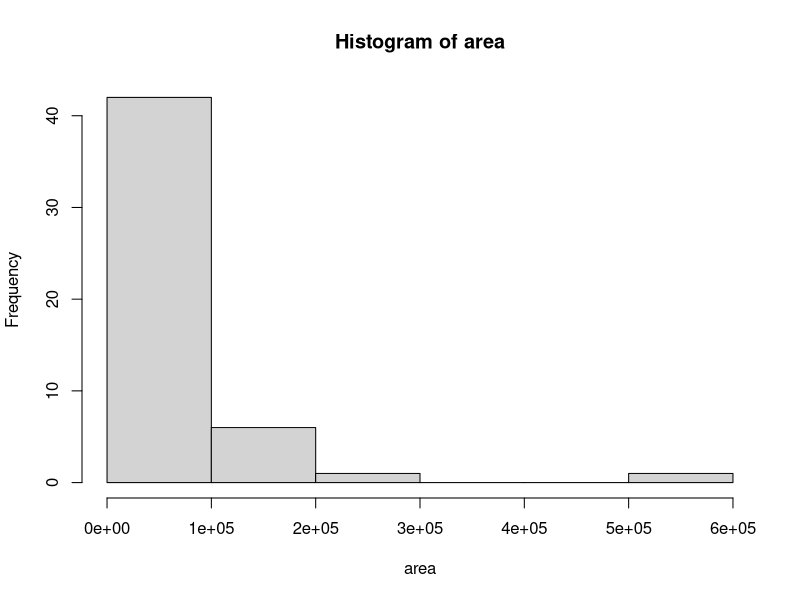
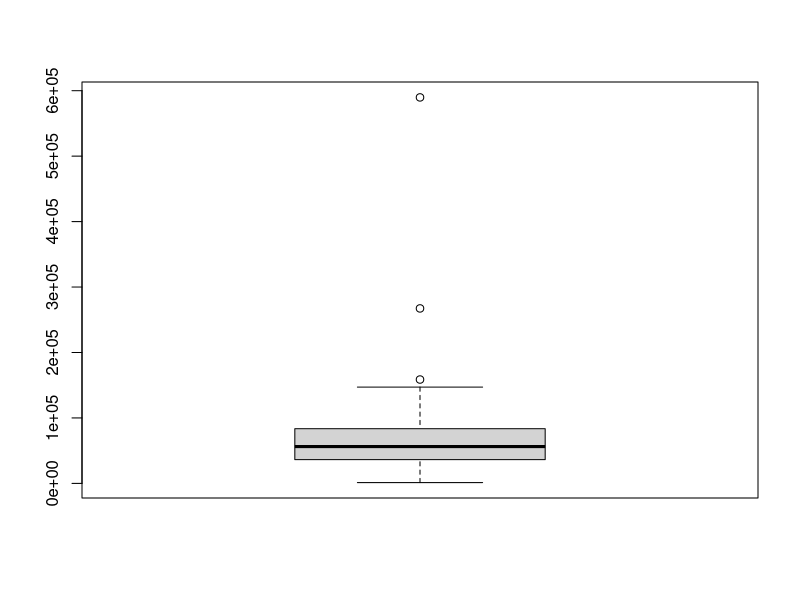

Recreate these plots in R, in order.
# Robust statistics for univariate analyses

# See "A Brief Overview of Robust Statistics" by Olfa Nasraoui, at
browseURL("http://j.mp/12YPV5L")

# Or see the CRAN Task View on robust statistics at
browseURL("http://cran.r-project.org/web/views/Robust.html")

# Load data
?state.area
data(state.area)  # Gets error message
area <- state.area  # But can save as vector
area
hist(area)
boxplot(area)
boxplot.stats(area)
summary(area)

# Robust methods for describing center:
mean(area)  # NOT robust
median(area)
mean(area, trim = .05)  # 5% from each end (10% total)
mean(area, trim = .10)  # 10% from each end (20% total)
mean(area, trim = .20)  # 20% from each end (40% total)
mean(area, trim = .50)  # 50% from each end = median

# Robust methods for describing variation:
sd(area)  # NOT robust
mad(area)  # Median absolute deviation
IQR(area)  # Interquartile range (Can select many methods)
fivenum(area)  # Tukey's hinges (similar to quartiles)

rm(list = ls())  # Clean up